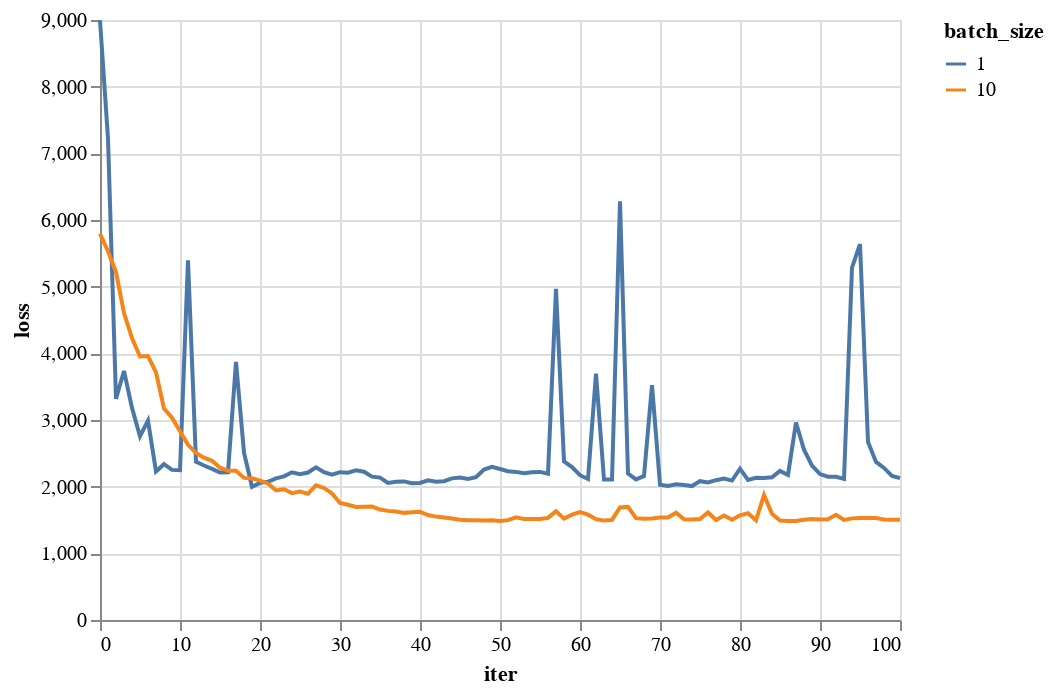

Write notebook code for a chart like this one.
### Code cell
import altair as alt

#charting loss by iteration
#When the batch size is small, the loss is bouncing around a lot
    #this is because the gradient for any one point is kind of random
#When the batch size is large, it is more stable
    #And lower loss achieved more broadly
alt.Chart(df).mark_line().encode(
    x='iter',
    y='loss',
    color="batch_size"
)

### Figure 1 — Vega-Lite specification as saved in the notebook (floating-point values rounded to 4 significant figures; data arrays with more than 128 entries replaced by an {"elided": "..."} marker saying what was removed)
{"config": {"view": {"continuousWidth": 400, "continuousHeight": 300}}, "data": {"name": "data-c3beb5f829deef5aba55985a6a95e236"}, "mark": "line", "encoding": {"color": {"type": "nominal", "field": "batch_size"}, "x": {"type": "quantitative", "field": "iter"}, "y": {"type": "quantitative", "field": "loss"}}, "$schema": "https://vega.github.io/schema/vega-lite/v4.8.1.json", "datasets": {"data-c3beb5f829deef5aba55985a6a95e236": {"elided": "202 records"}}}
